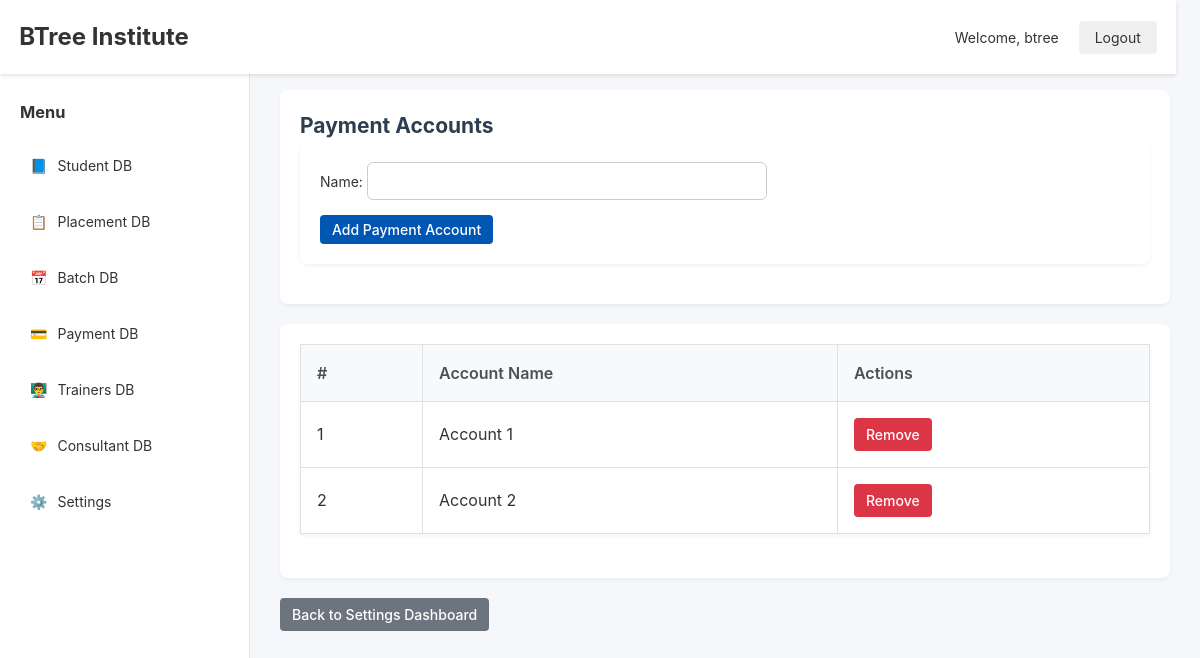
The app's page /settings/accounts/ (signed in) with its own data.
### accounts/models.py (models this page shows, shortened)
class CustomUser(AbstractBaseUser, PermissionsMixin):
    ROLE_CHOICES = [
        ('admin', 'Admin'),
        ('staff', 'Staff'),
        ('placement', 'Placement'),
        ('trainer', 'Trainer'),
        ('student', 'Student'),
        ('batch_coordination', 'Batch Coordination'),
        ('consultant', 'Consultant'),
    ]
    email = models.EmailField(unique=True)
    name = models.CharField(max_length=100)
    role = models.CharField(max_length=30, choices=ROLE_CHOICES)
    is_active = models.BooleanField(default=True)
    is_staff = models.BooleanField(default=False)
    is_superuser = models.BooleanField(default=False)
    objects = CustomUserManager()
    USERNAME_FIELD = 'email'
    REQUIRED_FIELDS = ['name',]

### settingsdb/models.py (models this page shows, shortened)
class PaymentAccount(models.Model):
    name = models.CharField(max_length=100, unique=True)

### settingsdb/views.py (the view)
# urls.py: path('accounts/', views.payment_account_list, name='payment_account_list'),
@staff_member_required
def payment_account_list(request):
    accounts = PaymentAccount.objects.all()
    if request.method == 'POST':
        form = PaymentAccountForm(request.POST)
        if form.is_valid():
            form.save()
            return redirect('payment_account_list')
    else:
        form = PaymentAccountForm()
    return render(request, 'settingsdb/payment_account_list.html', {'accounts': accounts, 'form': form})

### settingsdb/forms.py
class PaymentAccountForm(forms.ModelForm):
    class Meta:
        model = PaymentAccount
        fields = ['name']

### templates/settingsdb/payment_account_list.html (shortened to what this page needs)
{% extends "base.html" %}
{% block content %}
<div class="card">
    <h2>Payment Accounts</h2>
    <form method="post">
        {{ form.as_p }}
        <button type="submit" class="btn">Add Payment Account</button>
    </form>
</div>
<div class="card">
    <table>
    <thead>
        <tr>
            <th>#</th>
            <th>Account Name</th>
            <th>Actions</th>
        </tr>
    </thead>
    <tbody>
        {% for account in accounts %}
        <tr>
            <td>{{ forloop.counter }}</td>
            <td>{{ account.name }}</td>
            <td>
                <a href="{% url 'remove_payment_account' account.pk %}" class="btn btn-danger" onclick="return confirm('Are you sure you want to remove this account?');">Remove</a>
            </td>
        </tr>
        {% empty %}
        <tr><td colspan="2">No payment accounts added yet.</td></tr>
        {% endfor %}
    </tbody>
    </table>
</div>
<a href="{% url 'settings_dashboard' %}" class="btn btn-secondary">Back to Settings Dashboard</a>
{% endblock %}

### templates/includes/navbar.html
<nav style="background-color: #ffffff; padding: 1.2rem; box-shadow: 0 2px 4px rgba(0,0,0,0.1); position: fixed; width: 98%; top: 0; z-index: 1000; display: flex; justify-content: space-between; align-items: center;">
    <div class="logo" style="font-size: 1.5rem; font-weight: bold;">
        <a href="/" style="text-decoration: none; color: #333;">BTree Institute</a>
    </div>
    <div class="auth-buttons">
        {% if user.is_authenticated %}
            <span style="margin-right: 1rem;">Welcome, {{ user.name }}</span>
            <a href="{% url 'logout' %}" style="padding: 0.5rem 1rem; background-color: #f0f0f0; border-radius: 4px; color: #333; text-decoration: none;">Logout</a>
        {% else %}
            <a href="{% url 'login' %}" style="padding: 0.5rem 1rem; background-color: #f0f0f0; border-radius: 4px; color: #333; text-decoration: none;">Login</a>
        {% endif %}
    </div>
</nav>

### static/css/theme.css (style rules this page uses)
:root { --primary-blue: #0056b3; --primary-light: #e6f0ff; --secondary-blue: #003d99; --text-primary: #333333; --text-secondary: #666666; --background-light: #ffffff; --background-grey: #f5f7fa; --border-color: #e1e4e8; --success-color: #28a745; --danger-color: #dc3545; --warning-color: #ffc107; --info-color: #17a2b8; }
* { margin: 0; padding: 0; box-sizing: border-box; font-family: 'SF Pro Display', -apple-system, BlinkMacSystemFont, 'Segoe UI', Roboto, sans-serif; }
body { background-color: var(--background-grey); color: var(--text-primary); font-size: 14px; line-height: 1.5; min-height: 100vh; }
a { text-decoration: none; color: #007bff; transition: color 0.2s; }
h1, h2, h3, h4, h5, h6 { color: #2c3e50; }
table { width: 100%; border-collapse: collapse; margin-bottom: 1.5rem; background-color: #fff; box-shadow: 0 2px 4px rgba(0,0,0,0.05); }
th, td { padding: 1rem; border: 1px solid #dee2e6; text-align: left; font-size: 16px; }
th { background-color: #f8f9fa; font-weight: 600; color: #495057; }
form { margin-bottom: 20px; background: #fff; padding: 20px; border-radius: 8px; box-shadow: 0 2px 4px rgba(0,0,0,0.05); }
input[type='text'], input[type='email'], input[type='password'], input[type='number'], input[type='date'], textarea, select { padding: 8px; border: 1px solid #ccc; border-radius: 6px; width: 100%; max-width: 400px; margin-bottom: 15px; font-size: 16px; transition: border-color 0.2s, box-shadow 0.2s; }
button, input[type='submit'], .btn { padding: 6px 12px; background-color: var(--primary-blue); border: none; border-radius: 4px; cursor: pointer; color: #fff; font-size: 14px; font-weight: 500; transition: background-color 0.2s; display: inline-block; text-align: center; }
.btn-danger { background-color: #dc3545; }
.btn-secondary { background-color: #6c757d; }
.card { background-color: var(--background-light); border-radius: 8px; box-shadow: 0 1px 3px rgba(0,0,0,0.1); padding: 1.5rem; margin-bottom: 1.5rem; background: #fff; padding: 20px; border-radius: 8px; box-shadow: 0 2px 4px rgba(0,0,0,0.05); margin-bottom: 20px; }

### records on screen
CustomUser: name "btree"
PaymentAccount: name "Account 1"
PaymentAccount: name "Account 2"
